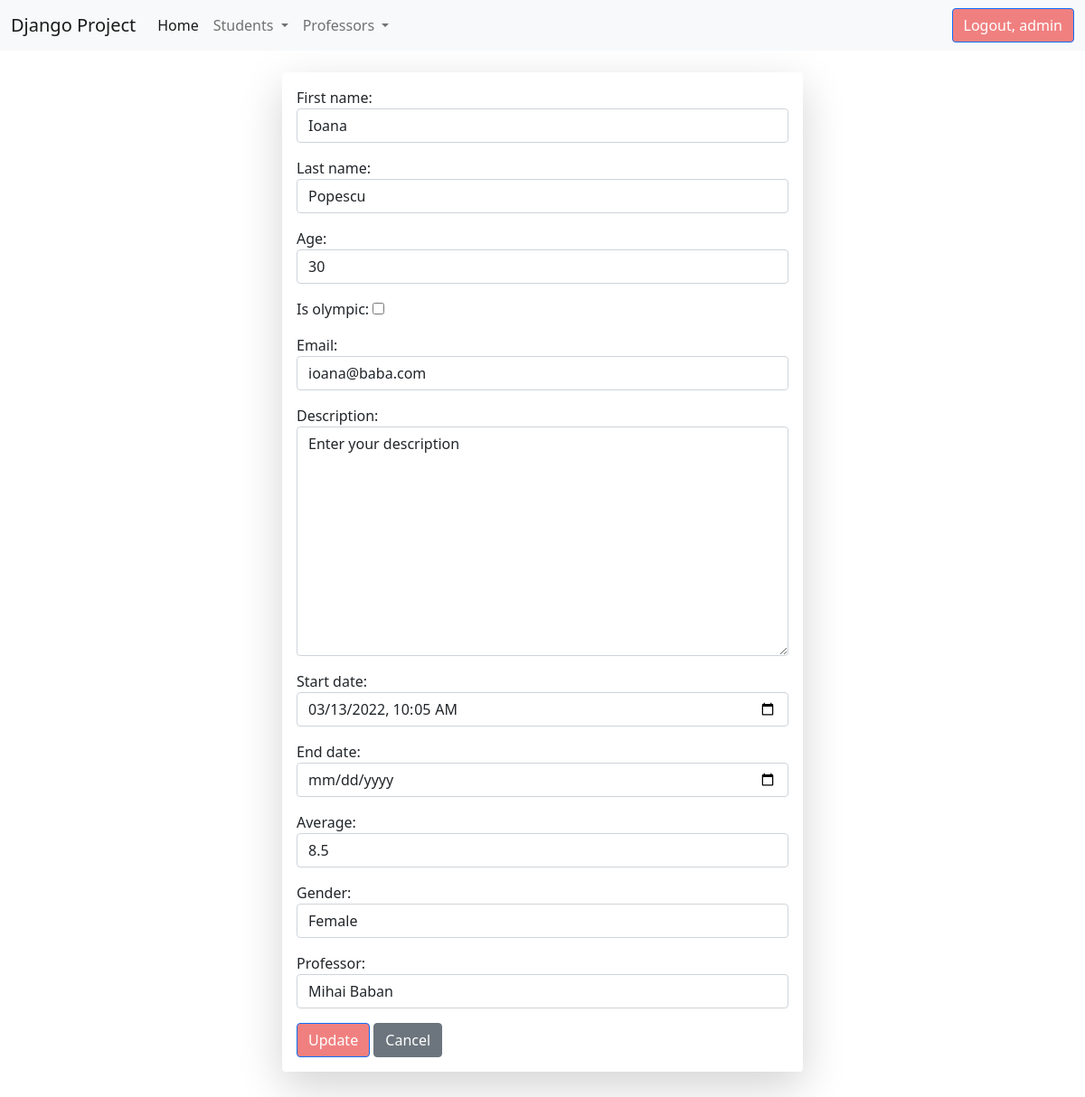
Screenshot of /update-student/5/ (signed in) with the database file from the repository.
### student/models.py (models this page shows, shortened)
class Student(models.Model):
    gender_choices = (('male', 'Male'), ('female', 'Female'))
    first_name = models.CharField(max_length=30)
    last_name = models.CharField(max_length=30)
    age = models.IntegerField()
    is_olympic = models.BooleanField(default=False)
    email = models.EmailField(max_length=40)
    description = models.TextField(max_length=1000)
    start_date = models.DateTimeField()
    end_date = models.DateField()
    average = models.FloatField()
    gender = models.CharField(max_length=20, choices=gender_choices)
    professor = models.ForeignKey(Professor, on_delete=models.CASCADE)
    active = models.BooleanField(default=True)
    created_at = models.DateTimeField(auto_now_add=True)  # se va salva data si ora cand a fost creata inregistrarea
    updated_at = models.DateTimeField(auto_now=True)  # se va modifica data si ora cand se vor realiza modificari pe inregistrare

### professor/models.py (models this page shows)
class Professor(models.Model):
    department_choices = (('math', 'Math'), ('english', 'English'), ('science', 'Science'), ('informatics', 'Informatics'))
    first_name = models.CharField(max_length=40)
    last_name = models.CharField(max_length=40)
    department = models.CharField(max_length=30, choices=department_choices)
    time = models.TimeField()
    active = models.BooleanField(default=True)
    created_at = models.DateTimeField(auto_now_add=True)
    updated_at = models.DateTimeField(auto_now=True)
    def __str__(self):
        return f'{self.first_name} {self.last_name}'

### student/views.py (the view)
# urls.py: path('update-student/<int:pk>/', views.StudentUpdateView.as_view(), name='update_student'),
class StudentUpdateView(LoginRequiredMixin, PermissionRequiredMixin, UpdateView):
    template_name = 'Student/update_student.html'
    model = Student
    form_class = StudentForm
    success_url = reverse_lazy('list_of_students')
    permission_required = 'student.change_student'

### templates/student/update_student.html (shortened to what this page needs)
{% extends 'base.html' %}
{% block content %}
    <div class="container-fluid">
        <div class="row">
            <div class="col-md-6 offset-md-3"><br>
                <div class="shadow-lg p-3 mb-5 bg-body rounded">
                    <form method="post">
                        {{ form.as_p }}
                        <button type="submit" class="btn btn-primary">Update</button>
                        <a href="{% url 'list_of_students' %}" class="btn btn-secondary">Cancel</a>
                    </form>
                </div>
            </div>
        </div>
    </div>
{% endblock %}

### templates/meniu.html (shortened to what this page needs)
<nav class="navbar navbar-expand-lg navbar-light bg-light">
    <div class="container-fluid">
        <a class="navbar-brand" href="#">Django Project</a>
        <div class="collapse navbar-collapse" id="navbarSupportedContent">
            <ul class="navbar-nav me-auto mb-2 mb-lg-0">
                <li class="nav-item">
                    <a class="nav-link active" aria-current="page" href="{% url 'home' %}">Home</a>
                </li>
                {% if request.user.is_authenticated %}
                    <li class="nav-item dropdown">
                        <a class="nav-link dropdown-toggle" href="#" id="navbarDropdown" role="button"
                           data-bs-toggle="dropdown" aria-expanded="false">
                            Students
                        </a>
                    </li>
                    <li class="nav-item dropdown">
                        <a class="nav-link dropdown-toggle" href="#" id="navbarDropdown" role="button"
                           data-bs-toggle="dropdown" aria-expanded="false">
                            Professors
                        </a>
                    </li>
                {% endif %}
            </ul>
            {% if request.user.is_authenticated %}
                <a href="{% url 'logout' %}" class="btn btn-primary">Logout, {{ request.user.username }}</a>
            {% else %}
                 <a href="{% url 'create_user' %}" class="btn btn-secondary">Sign up</a>
                 <a href="{% url 'login' %}" class="btn btn-primary">Login</a>
            {% endif %}
        </div>
    </div>
</nav>

### static/css/my_style.css (style rules this page uses)
.btn-primary { background-color: lightcoral; }

### rows the page displays
Student: first_name "Ioana", last_name "Popescu", age "30", email "ioana@baba.com", description "Enter your description", start_date "03/13/2022 10:05", average "8.5", gender "Female", professor "Mihai Baban"

### other values shown
{{ request.user.username }} "admin"
